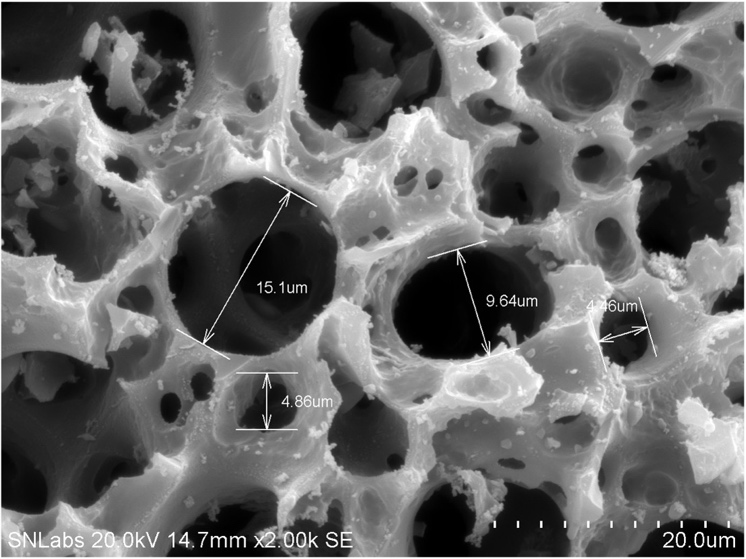
#> input picture biochar_app/markdown/media/image1.jpeg, 746 x 559 px, found by its file name
$ python convert_images_to_webp.py ../../markdown/media/image1.jpeg
#> lines starting #> are read from the running program, lines starting #| are printed output that depends on the picture
#!/usr/bin/env python3
"""
Convert a PNG or JPEG image to WebP.

The input and optional output paths may be absolute or relative to
``biochar_app/static/images``. If no output is supplied, the WebP is written
beside the source image with the same stem. Excess white border is cropped
before conversion.

Commands
--------
Convert the historical default image::

    python biochar_app/scripts/dev-tools/convert_images_to_webp.py

Convert a JPEG and write the WebP beside it::

    python biochar_app/scripts/dev-tools/convert_images_to_webp.py \
        jpgs/CS650s_in_field.jpg

Choose an output path relative to ``static/images``::

    python biochar_app/scripts/dev-tools/convert_images_to_webp.py \
        jpgs/CS650s_in_field.jpg \
        experiment_design/cs650s_in_field.webp
"""

from __future__ import annotations

import argparse
from pathlib import Path

from PIL import Image, ImageChops


PROJECT_ROOT = Path(__file__).resolve().parents[2]
PATH_TO_IMAGES = PROJECT_ROOT / "static" / "images"
DEFAULT_INPUT_NAME = "biocharExperimentalDesign.png"
SUPPORTED_INPUT_SUFFIXES = {".png", ".jpg", ".jpeg"}


def image_path(value: str | Path) -> Path:
    """Resolve relative image paths beneath the static image directory."""
#> in main, img is the input picture: PIL image 746x559 RGB; min 0, max 255, mean 104.4
    path = Path(value).expanduser()
    return path if path.is_absolute() else PATH_TO_IMAGES / path

def crop_white_border(img: Image.Image, padding: int = 20) -> Image.Image:
#> called with padding = 20
    img = img.convert("RGB")

    bg = Image.new("RGB", img.size, (255, 255, 255))
#> bg: PIL image 746x559 RGB; every value is 255
    diff = ImageChops.difference(img, bg)
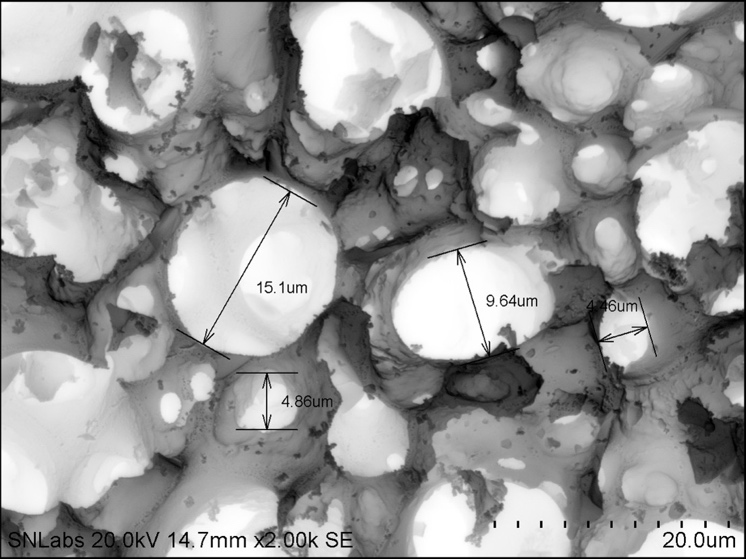
#> diff: PIL image 746x559 RGB; min 0, max 255, mean 150.6
    bbox = diff.getbbox()
#> bbox = (0, 0, 746, 559)

    if bbox is None:
        return img

    left, upper, right, lower = bbox
#> left = 0; upper = 0; right = 746; lower = 559

    left = max(left - padding, 0)
    upper = max(upper - padding, 0)
    right = min(right + padding, img.width)
    lower = min(lower + padding, img.height)

    return img.crop((left, upper, right, lower))

def parse_args() -> argparse.Namespace:
    parser = argparse.ArgumentParser(
        description="Convert a PNG or JPEG image to an optimized WebP image."
    )
    parser.add_argument(
        "input",
        nargs="?",
        default=DEFAULT_INPUT_NAME,
        help=(
            "PNG/JPG/JPEG input path. Relative paths are resolved beneath "
            "biochar_app/static/images."
        ),
    )
    parser.add_argument(
        "output",
        nargs="?",
        help=(
            "Optional .webp output path. Relative paths are resolved beneath "
            "biochar_app/static/images; the default is beside the input."
        ),
    )
    parser.add_argument("--padding", type=int, default=20)
    parser.add_argument("--quality", type=int, default=90)
    return parser.parse_args()


def main() -> None:
    args = parse_args()
    input_path = image_path(args.input)

    if input_path.suffix.lower() not in SUPPORTED_INPUT_SUFFIXES:
        supported = ", ".join(sorted(SUPPORTED_INPUT_SUFFIXES))
        raise ValueError(
            f"Unsupported input format {input_path.suffix!r}; expected {supported}."
        )

    if not input_path.exists():
        raise FileNotFoundError(f"Image file not found: {input_path}")

    output_path = (
        image_path(args.output)
        if args.output
        else input_path.with_suffix(".webp")
    )
    if output_path.suffix.lower() != ".webp":
        raise ValueError(f"Output must use the .webp extension: {output_path}")

    output_path.parent.mkdir(parents=True, exist_ok=True)

    with Image.open(input_path) as img:
        cropped = crop_white_border(img, padding=max(args.padding, 0))
        cropped.save(
            output_path,
            "WEBP",
            quality=max(0, min(args.quality, 100)),
            method=6,
        )

    print(f"Source image: {input_path}")
    print(f"Saved WebP : {output_path}")

if __name__ == "__main__":
    main()

$ run again, on biochar_app/markdown/media/image2.jpg
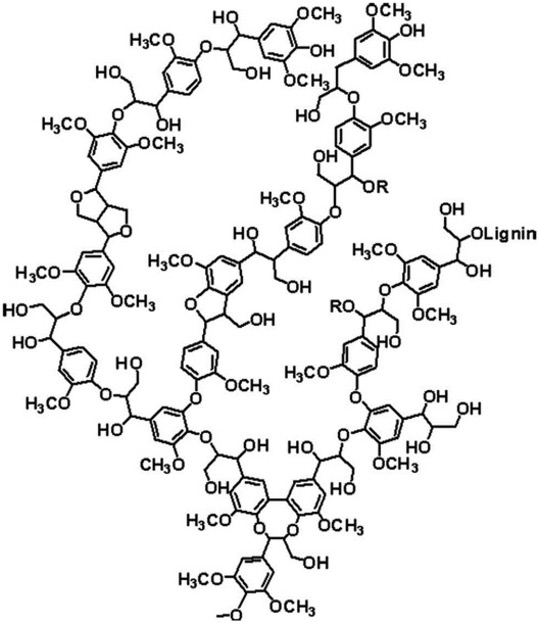
#> input picture biochar_app/markdown/media/image2.jpg, 539 x 624 px, found by its file name
#> in main, img is the input picture: PIL image 539x624 RGB; min 0, max 255, mean 236.4
#> bg: PIL image 539x624 RGB; every value is 255
#> in crop_white_border, `diff = ImageChops.difference(img, bg)`:
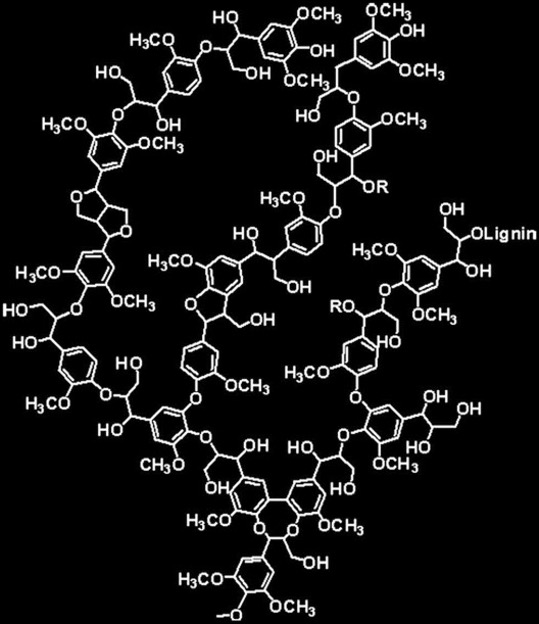
#> diff: PIL image 539x624 RGB; min 0, max 255, mean 18.6
#> bbox = (0, 0, 539, 624)
#> left = 0; right = 539; lower = 624

$ run again, on biochar_app/markdown/media/image3.png
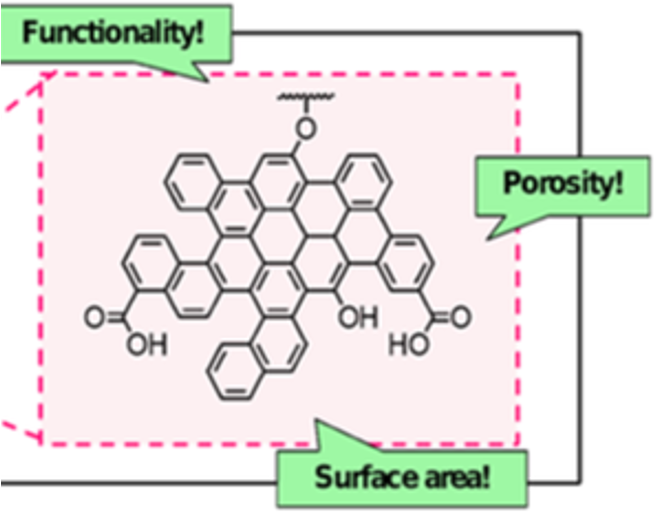
#> input picture biochar_app/markdown/media/image3.png, 660 x 526 px, found by its file name
#> in main, img is the input picture: PIL image 660x526 RGBA; mean R, G, B, A 179.1, 179.3, 173.6, 205.4
#> in crop_white_border, `img = img.convert("RGB")`:
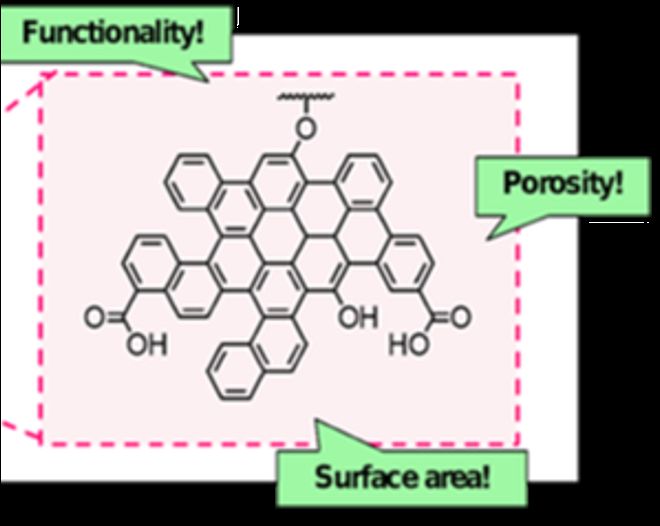
#> img: PIL image 660x526 RGB; mean R, G, B 179.1, 179.3, 173.6
#> bg: PIL image 660x526 RGB; every value is 255
#> in crop_white_border, `diff = ImageChops.difference(img, bg)`:
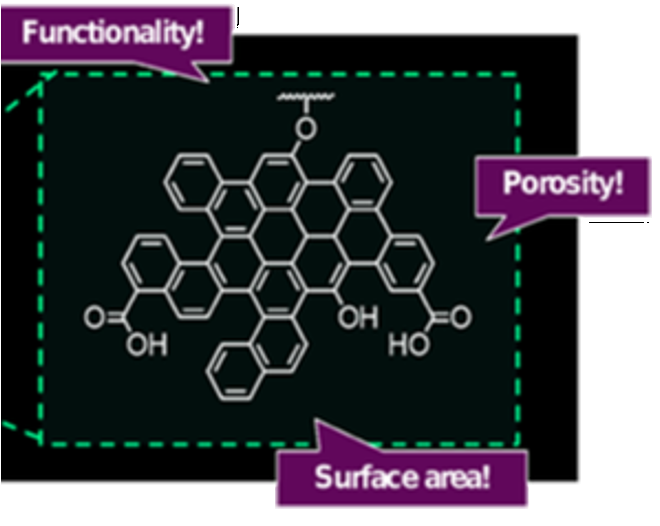
#> diff: PIL image 660x526 RGB; mean R, G, B 75.9, 75.7, 81.4
#> bbox = (0, 0, 660, 526)
#> left = 0; right = 660; lower = 526
